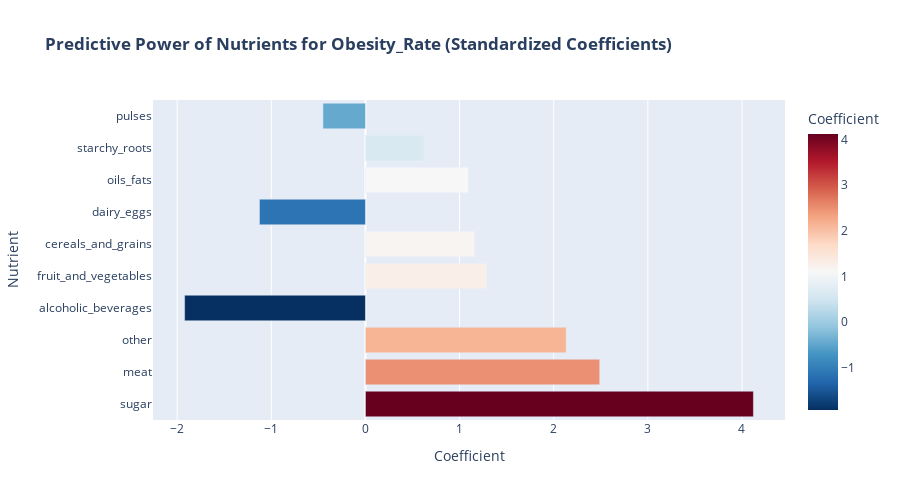
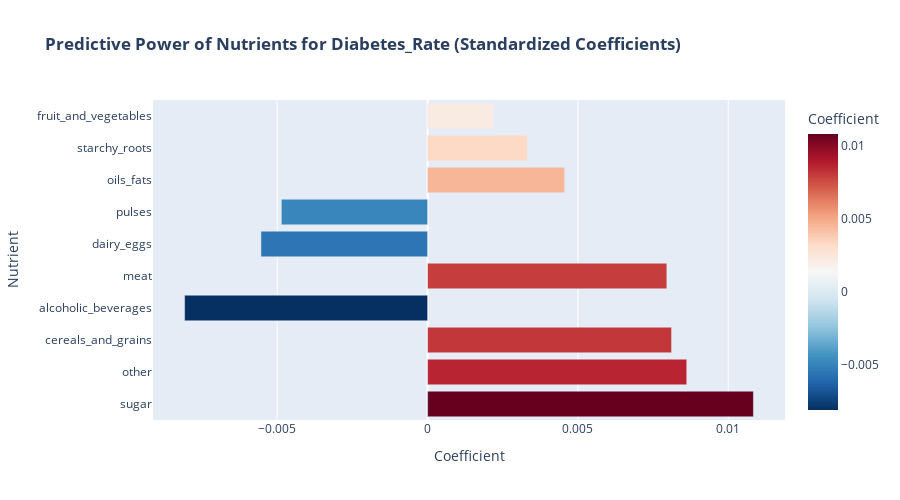

Write notebook code for charts like these, in order.
### Markdown cell above
## 3. Predictive Modeling (Linear Regression)
We will use a simple Linear Regression model to quantify the "predictive power" (coefficient magnitude) of each nutrient.

### Code cell
def analyze_predictive_power(target_col):
    print(f"\n--- Analyzing Predictive Power for {target_col} ---")
    
    # Prepare Data
    X = merged_df[nutrient_cols]
    y = merged_df[target_col]
    
    # Standardize Features (Important for comparing coefficients!)
    scaler = StandardScaler()
    X_scaled = scaler.fit_transform(X)
    
    # Train Model
    model = LinearRegression()
    model.fit(X_scaled, y)
    
    # Get Coefficients
    coef_df = pd.DataFrame({
        'Nutrient': nutrient_cols,
        'Coefficient': model.coef_
    })
    
    # Sort by absolute impact
    coef_df['Abs_Coefficient'] = coef_df['Coefficient'].abs()
    coef_df = coef_df.sort_values('Abs_Coefficient', ascending=False)
    
    # Model Performance
    y_pred = model.predict(X_scaled)
    r2 = r2_score(y, y_pred)
    print(f"Model R² Score: {r2:.4f} (Explains {r2*100:.2f}% of variance)")
    
    # Plot
    fig = px.bar(coef_df, x='Coefficient', y='Nutrient', orientation='h',
                 title=f'<b>Predictive Power of Nutrients for {target_col} (Standardized Coefficients)</b>',
                 color='Coefficient', color_continuous_scale='RdBu_r')
    fig.update_layout(height=500)
    fig.show()
    
    return coef_df

# Run for Obesity
obesity_coefs = analyze_predictive_power('Obesity_Rate')

# Run for Diabetes
diabetes_coefs = analyze_predictive_power('Diabetes_Rate')

### Figure 1 — Plotly figure (JSON) as saved in the notebook; plotly's stock layout.template omitted (floating-point values rounded to 4 significant figures)
{"data": [{"hovertemplate": "Coefficient=%{marker.color}<br>Nutrient=%{y}<extra></extra>", "legendgroup": "", "marker": {"color": [4.121, 2.488, 2.132, -1.921, 1.291, 1.159, -1.126, 1.096, 0.6203, -0.4517], "coloraxis": "coloraxis", "pattern": {"shape": ""}}, "name": "", "orientation": "h", "showlegend": false, "textposition": "auto", "type": "bar", "x": [4.121, 2.488, 2.132, -1.921, 1.291, 1.159, -1.126, 1.096, 0.6203, -0.4517], "xaxis": "x", "y": ["sugar", "meat", "other", "alcoholic_beverages", "fruit_and_vegetables", "cereals_and_grains", "dairy_eggs", "oils_fats", "starchy_roots", "pulses"], "yaxis": "y"}], "layout": {"barmode": "relative", "coloraxis": {"colorbar": {"title": {"text": "Coefficient"}}, "colorscale": [[0, "rgb(5,48,97)"], [0.1, "rgb(33,102,172)"], [0.2, "rgb(67,147,195)"], [0.3, "rgb(146,197,222)"], [0.4, "rgb(209,229,240)"], [0.5, "rgb(247,247,247)"], [0.6, "rgb(253,219,199)"], [0.7, "rgb(244,165,130)"], [0.8, "rgb(214,96,77)"], [0.9, "rgb(178,24,43)"], [1, "rgb(103,0,31)"]]}, "height": 500, "legend": {"tracegroupgap": 0}, "title": {"text": "<b>Predictive Power of Nutrients for Obesity_Rate (Standardized Coefficients)</b>"}, "xaxis": {"anchor": "y", "domain": [0, 1], "title": {"text": "Coefficient"}}, "yaxis": {"anchor": "x", "domain": [0, 1], "title": {"text": "Nutrient"}}}}

### Figure 2 — Plotly figure (JSON) as saved in the notebook; plotly's stock layout.template omitted (floating-point values rounded to 4 significant figures)
{"data": [{"hovertemplate": "Coefficient=%{marker.color}<br>Nutrient=%{y}<extra></extra>", "legendgroup": "", "marker": {"color": [0.01084, 0.008621, 0.008115, -0.008084, 0.007958, -0.005544, -0.004865, 0.004555, 0.003318, 0.002192], "coloraxis": "coloraxis", "pattern": {"shape": ""}}, "name": "", "orientation": "h", "showlegend": false, "textposition": "auto", "type": "bar", "x": [0.01084, 0.008621, 0.008115, -0.008084, 0.007958, -0.005544, -0.004865, 0.004555, 0.003318, 0.002192], "xaxis": "x", "y": ["sugar", "other", "cereals_and_grains", "alcoholic_beverages", "meat", "dairy_eggs", "pulses", "oils_fats", "starchy_roots", "fruit_and_vegetables"], "yaxis": "y"}], "layout": {"barmode": "relative", "coloraxis": {"colorbar": {"title": {"text": "Coefficient"}}, "colorscale": [[0, "rgb(5,48,97)"], [0.1, "rgb(33,102,172)"], [0.2, "rgb(67,147,195)"], [0.3, "rgb(146,197,222)"], [0.4, "rgb(209,229,240)"], [0.5, "rgb(247,247,247)"], [0.6, "rgb(253,219,199)"], [0.7, "rgb(244,165,130)"], [0.8, "rgb(214,96,77)"], [0.9, "rgb(178,24,43)"], [1, "rgb(103,0,31)"]]}, "height": 500, "legend": {"tracegroupgap": 0}, "title": {"text": "<b>Predictive Power of Nutrients for Diabetes_Rate (Standardized Coefficients)</b>"}, "xaxis": {"anchor": "y", "domain": [0, 1], "title": {"text": "Coefficient"}}, "yaxis": {"anchor": "x", "domain": [0, 1], "title": {"text": "Nutrient"}}}}
